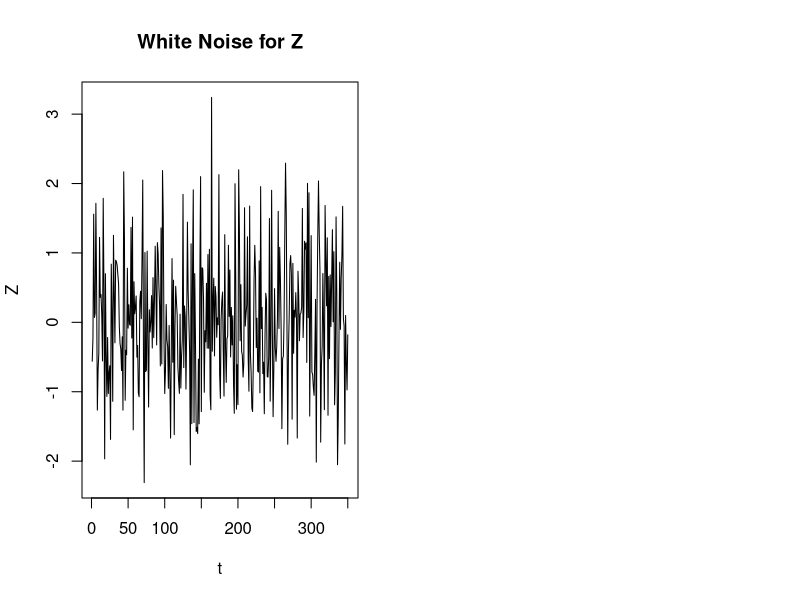
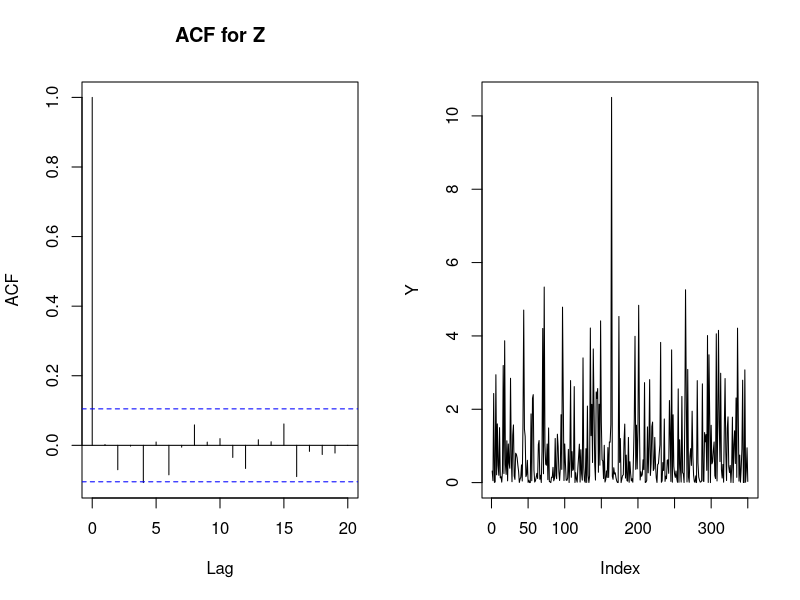
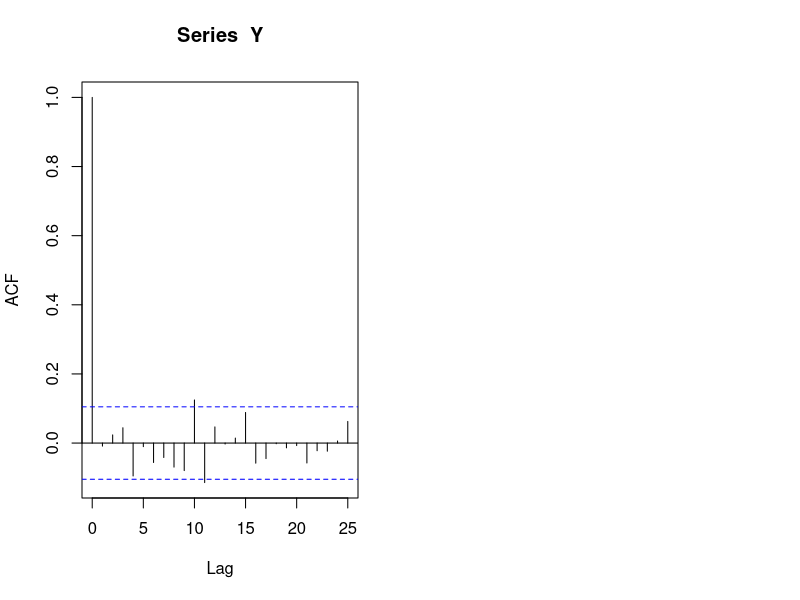

Write R code to recreate these figures, in order.
## ---- chunk 1
knitr::opts_chunk$set(echo = TRUE)
## ---- chunk 2
#Part 5 A
 set.seed(123)

Z <- rnorm(n = 350, mean = 0, sd = 1)

par(mfrow = c(1, 2))

plot.ts(Z, xlab="t", ylab="Z",main="White Noise for Z")

par(mfrow = c(1, 2))

acf(Z, main = "ACF for Z", lag.max = 20)
## ---- chunk 3
#Part 5 B
Y = Z^2

plot(Y, type = "l")
acf(Y)
